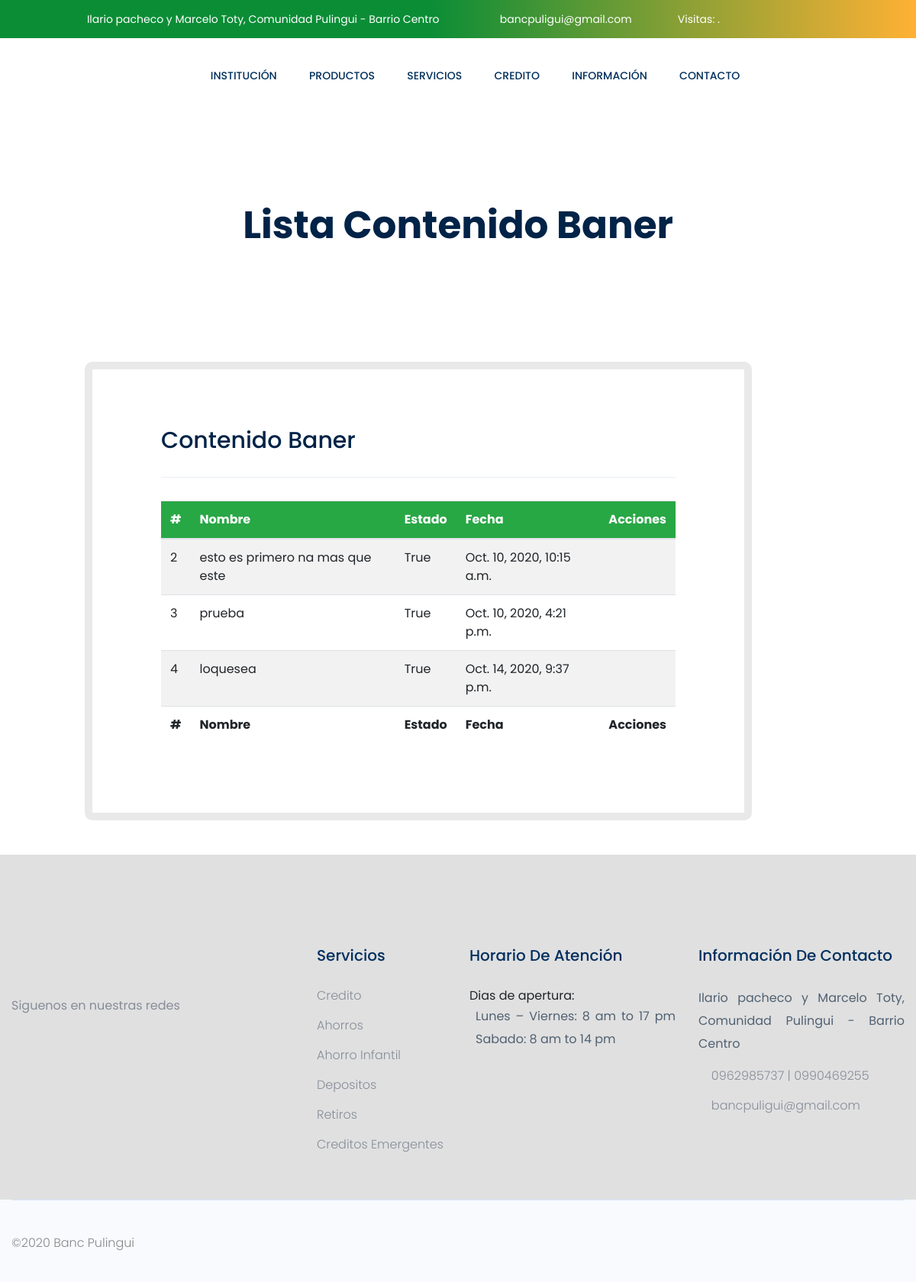
Page /listar-baner/ (signed in) on the committed database.
### app/models.py (models this page shows, shortened)
class Post(models.Model):
	headline = models.CharField('Nombre',max_length=200)
	sub_headline = models.CharField('Descripccion',max_length=200, null=True, blank=True)
	thumbnail = models.ImageField('Imagen',null=True, blank=True, upload_to="info", default="placeholder.png")
	body = RichTextUploadingField('Contenido',null=True, blank=True)#uso de una libreria
	created = models.DateTimeField(auto_now_add=True)
	active = models.BooleanField(default=False)
	featured = models.BooleanField(default=False)
	tags = models.ManyToManyField(Tag, null=True, blank=True)

### app/views.py (the view)
@login_required(login_url='home')
def listarBaner(request):
    listpost =  Post.objects.all()
    context = {'listpost':listpost }
    return render (request, 'baner/list-baner.html',context)

### templates/baner/list-baner.html (shortened to what this page needs)
{% extends 'index.html' %} {% load static %}  {% block container %}
<div class="slider-area">
  <div
    class="single-slider slider-height2 d-flex align-items-center"
    data-background="{% static 'assets/img/hero/serv.jpg' %}"
  >
    <div class="container">
      <div class="row">
        <div class="col-xl-12">
          <div class="hero-cap text-center">
            <h2 style="color: rgb(0, 35, 71);">Lista Contenido Baner</h2>
          </div>
        </div>
      </div>
    </div>
  </div>
</div>
<section class="about_area section_gap">
  <div class="container">
    <div class="row h_blog_item" style="justify-content: center;">
      <div class="col-lg-8">
        <div class="h_blog_text">
          <div class="h_blog_text_inner left right">
            <h4>Contenido Baner</h4>
            <hr />
            <div class="main-container">
                <div class="table-responsive">
                    <table id="add-row" class="display table table-striped table-hover">
                        <thead class="bg-success" style="color: white;">
                            <tr>
                                <th>#</th>
                                <th>Nombre</th>
                                <th>Estado</th>
                                <th>Fecha</th>
                                <th style="width: 10%">Acciones</th>
                            </tr>
                        </thead>
                        <tfoot>
                            <tr>
                                <th>#</th>
                                <th>Nombre</th>
                                <th>Estado</th>
                                <th>Fecha</th>
                                <th>Acciones</th>
                            </tr>
                        </tfoot>
                        <tbody>
                            {% for dato in listpost %}
                            <tr>
                                <td>{{dato.id}}</td>
                                <td>{{dato.headline}}</td>
                                <td>{{dato.active}}</td>
                                <td>{{dato.created}}</td>
                                <td>
                                    <div class="form-button-action">
                                        <a href="{%  url 'editar-baner' dato.id %}" data-original-title="Editar Baner">
                                            <i class="fa fa-edit" style="color: rgb(5, 37, 105);"></i>
                                    </a>
                                        <a href="{%  url 'eliminar-baner' dato.id %}" data-original-title="Eliminar Baner">
                                            <i class="fa fa-times" style="color: rgb(143, 5, 5);"></i>
                                        </a>
                                    </div>
                                </td>
                            </tr>
                            {% endfor %}
                        </tbody>
                    </table>
                </div>
            </div>
          </div>
        </div>
      </div>
    </div>
  </div>
</section>
{% endblock container %}

### templates/baner/list-baner.html (style rules this page uses)
.section_gap { padding: 25px 0; }
.h_blog_item .h_blog_text { padding-top: 0px; padding-bottom: 20px; }
.h_blog_item .h_blog_text .h_blog_text_inner { background: #fff; padding: 75px 90px; border-radius: 10px; }
.h_blog_item .h_blog_text .h_blog_text_inner.left { position: relative; z-index: 2; }
.h_blog_item .h_blog_text .h_blog_text_inner.right { margin-left: -104px; position: relative; z-index: 1; border: 10px solid #e9e9e9; }
.h_blog_item .h_blog_text .h_blog_text_inner h4 { color: #002347; font-size: 30px; margin-bottom: 15px; }

### rows in the picture
Post: id "2", headline "esto es primero na mas que este", active "True", created "Oct. 10, 2020, 10:15 a.m."
Post: id "3", headline "prueba", active "True", created "Oct. 10, 2020, 4:21 p.m."
Post: id "4", headline "loquesea", active "True", created "Oct. 14, 2020, 9:37 p.m."
